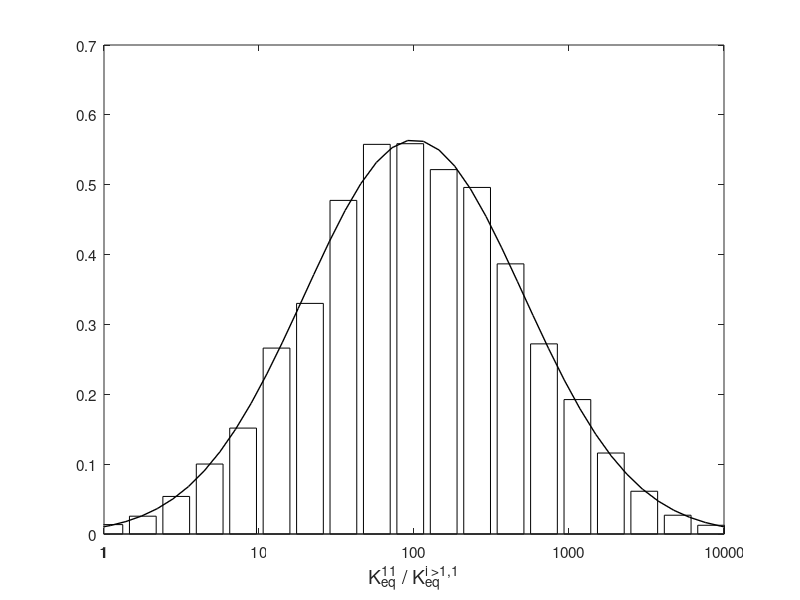

The MATLAB script that drew this image:
% make a plot that shows dk penalty of ste vs others ABs
%figure(1, 'position', [100 100 350 500])
%clf

nrun=10000;

% distribution parameters :
s=1;
mu=2;

s=sqrt(0.5); mu=1. ;

dlk=(s*randn(1,nrun)+mu)  % sample from gaussian in log space centered on 10^mu

[n,x]=hist(dlk,25) ;
bar(x,n/sum(n)/(x(2)-x(1)),'facecolor','white')


xlim([mu-2 mu+2])

%set(gca, 'xscale', 'log')

% plot gaussian pdf : 
xx=linspace(-5,5,100);
pdf=exp(-0.5*((xx-mu)/s).^2)/sqrt(2*pi*s*s);
hold on ; 
plot(xx,pdf,'k', 'linewidth',1)
set(gca, 'fontsize', 11)
l=xlabel( 'K_{eq}^{11} / K_{eq}^{i >1,1}', 'fontsize', 20 )
set(l, 'fontsize',14)

xl=get(gca,'xticklabel')
clear xlnew;
for i=1:length(xl)
 xlnew(i)=str2num(char(xl(i)));
end
xlnew=10.^xlnew / 1000;
xlnew=1./xlnew(end:-1:1) ; % invert
set(gca, 'xticklabel', xlnew )

